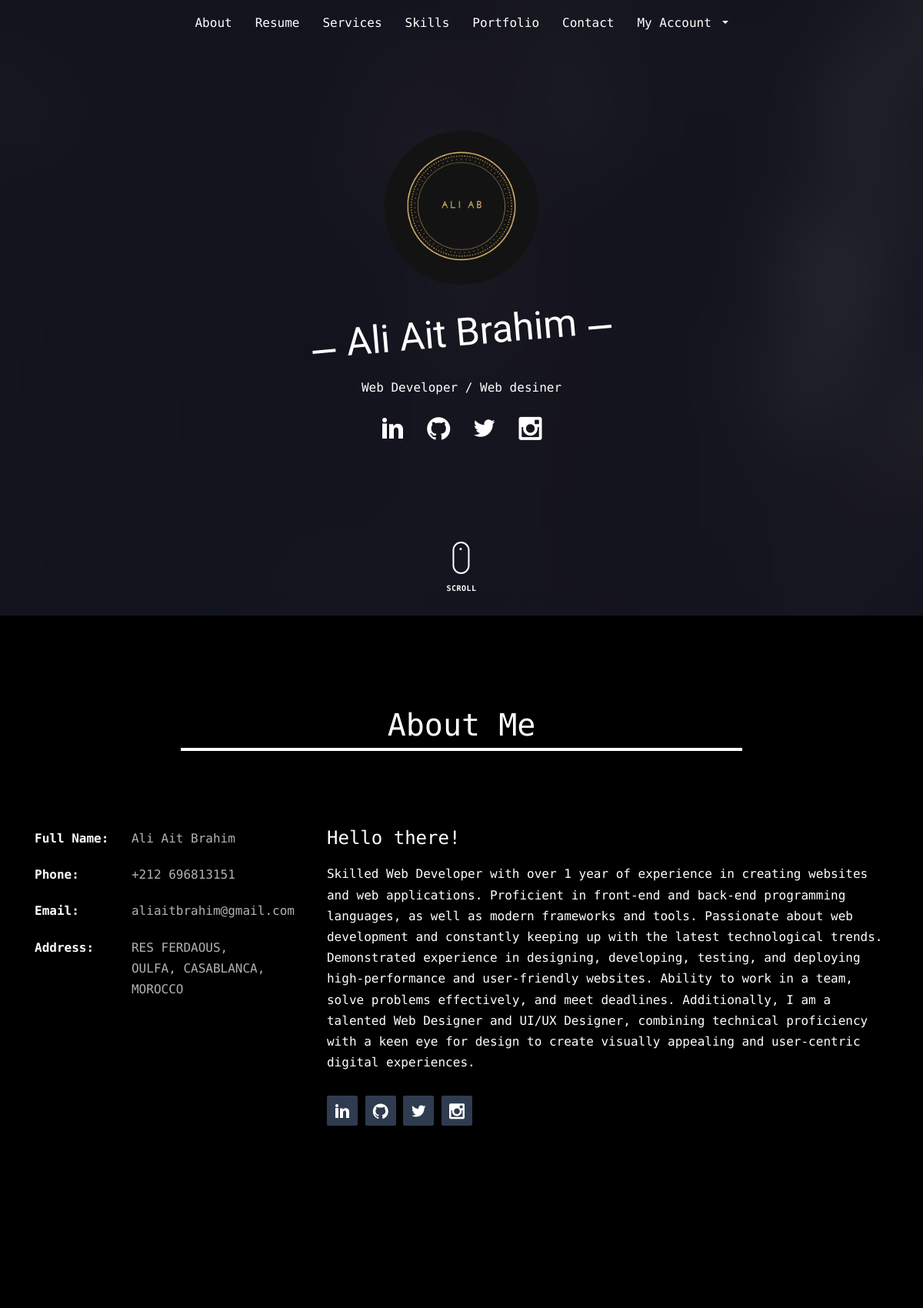
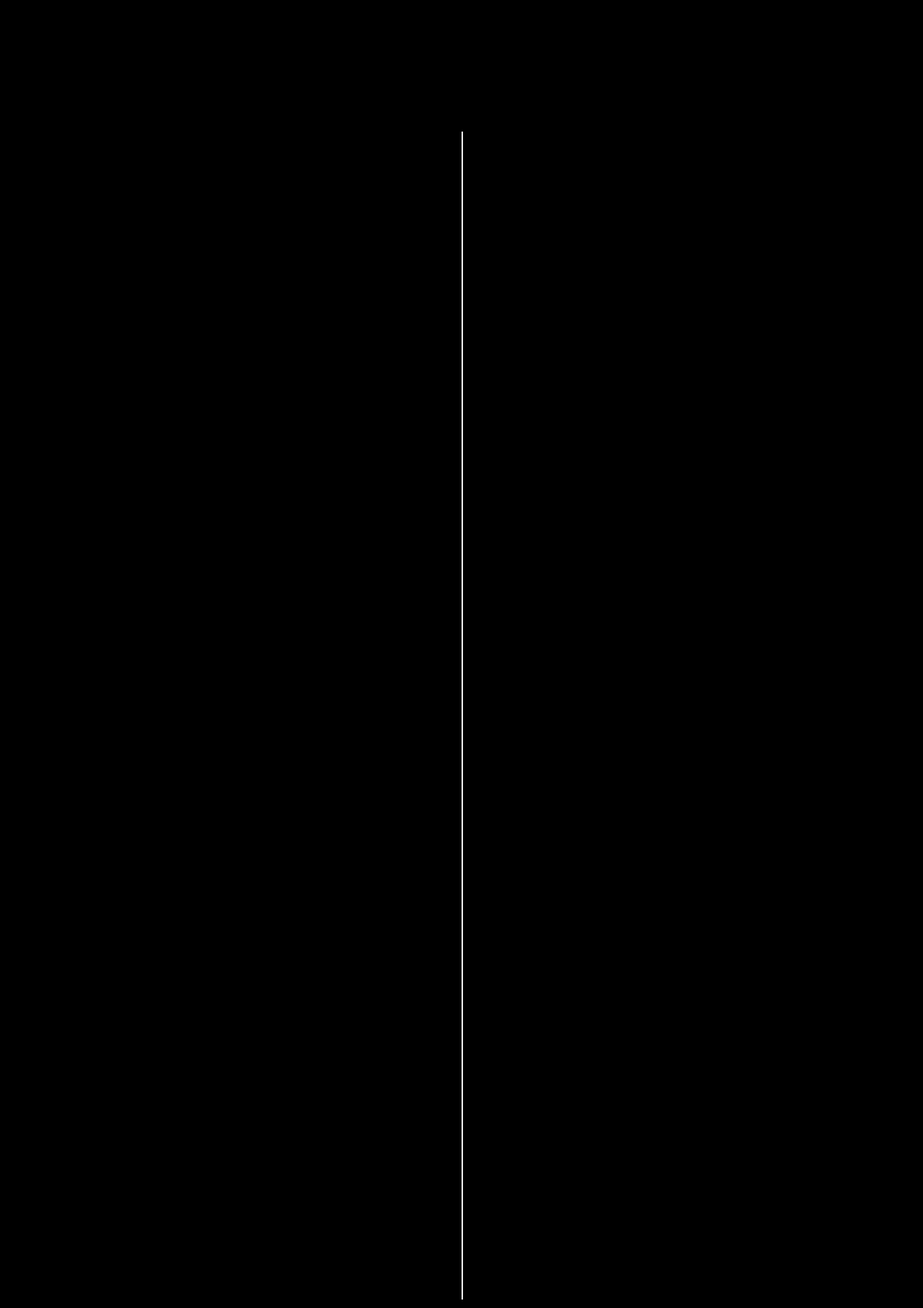
Screenshot of /home (signed in, upper part) with the database file from the repository (2 pictures, top to bottom).
### website/models.py (models this page shows, shortened)
class User(db.Model, UserMixin):
    id = db.Column(db.Integer, primary_key=True)
    fullname = db.Column(db.String(25), nullable=False)
    username = db.Column(db.String(25), unique=True, nullable=False)
    email = db.Column(db.String(125), unique=True, nullable=False)
    password = db.Column(db.String(60), nullable=False)
    profile = db.relationship('Profile', backref='user', uselist=False)
    experiences = db.relationship('Experience', backref='author', lazy=True)
    educations = db.relationship('Education', backref='author', lazy=True)
    services = db.relationship('Service', backref='author', lazy=True)
    skills = db.relationship('Skill', backref='author', lazy=True)
    projects = db.relationship('Project', backref='author', lazy=True)

### website/routes.py (the view)
@app.route("/")
@app.route("/home")
def home():
    if current_user.is_authenticated:
        user_id = current_user.id
        experiences = Experience.query.filter_by(user_id=user_id).all()
        educations = Education.query.filter_by(user_id=user_id).all()
        services = Service.query.filter_by(user_id=user_id).all()
        skills = Skill.query.filter_by(user_id=user_id).all()
        projects = Project.query.filter_by(user_id=user_id).all()
    else:
        experiences = []
        educations = []
        services = []
        skills = []
        projects = []
    return render_template("home.html", profiles=profiles, experiences=experiences, educations=educations, services=services, skills=skills, projects=projects, links=links)

### website/models.py (called while the page is built)
@login_manager.user_loader
def load_user(user_id):
    return User.query.get(int(user_id))

### website/templates/home.html (shortened to what this page needs)
{% extends "base.html" %}
{% block content %}
<div class="d-flex flex-column min-vh-100">
    <div id="page">
        <header id="fh5co-header" class="fh5co-cover js-fullheight" role="banner" style="background-image: url('{{ url_for('static', filename='images/cover_bg_3.jpg') }}');" data-stellar-background-ratio="0.5">
            <nav class="navbar navbar-expand-lg navbar-transparent justify-content-center unslate_co--site-nav">
                <ul class="nav cl-navbar">
                    <li class="nav-item">
                        <a class="nav-link timeline-title" aria-current="page" href="#fh5co-about">About</a>
                    </li>
                    <li class="nav-item">
                        <a class="nav-link timeline-title" href="#fh5co-resume">Resume</a>
                    </li>
                    <li class="nav-item">
                        <a class="nav-link timeline-title" href="#fh5co-features">Services</a>
                    </li>
                    <li class="nav-item">
                        <a class="nav-link timeline-title" href="#fh5co-skills">Skills</a>
                    </li>
                    <li class="nav-item">
                        <a class="nav-link timeline-title" href="#fh5co-work">Portfolio</a>
                    </li>
                    <li class="nav-item">
                        <a class="nav-link timeline-title" href="#fh5co-consult">Contact</a>
                    </li>
                    {% if current_user.is_authenticated %}
                    <li class="nav-item dropdown show">
                        <a class="nav-link timeline-title dropdown-toggle" href="#" id="dropdownMenuLink" data-bs-toggle="dropdown" aria-expanded="false">
                            My Account
                        </a>
                    </li>
                    {% endif%}
                </ul>
            </nav>
            <div class="overlay"></div>
            <div class="container">
                <div class="row">
                    <div class="col-md-8 col-md-offset-2 text-center">
                        <div class="display-t js-fullheight">
                            <div class="display-tc js-fullheight animate-box" data-animate-effect="fadeIn">
                                {% for profile in profiles %}
                                <div class="profile-thumb" style="background: url('{{ url_for('static', filename='images/' + profile.image) }}');"></div>
                                <h1><span>{{profile.fullname}}</span></h1>
                                <h3><span>{{profile.jobs}}</span></h3>
                                {% endfor %}
                                <p>
                                    <ul class="fh5co-social-icons">
                                        <ul class="fh5co-social-icons">
                                            {% for link in links %}
                                                <li><a href="{{ link.linkedin }}" target="_blank"><i class="icon-linkedin2"></i></a></li>
                                                <li><a href="{{ link.github }}" target="_blank"><i class="icon-github2"></i></a></li>
                                                <li><a href="{{ link.twitter }}" target="_blank"><i class="icon-twitter2"></i></a></li>
                                                <li><a href="{{ link.instagram }}" target="_blank"><i class="icon-instagram2"></i></a></li>
                                            {% endfor %}
                                        </ul>
                                    </ul>
                                </p>
                            </div>
                        </div>
                    </div>
                </div>
            </div>
            <a href="#fh5co-about" class="mouse-wrap smoothscroll">
                <span class="mouse">
                <span class="scroll"></span>
                </span>
                <span class="mouse-label">Scroll</span>
            </a>
        </header>
        <div id="fh5co-about" class="animate-box section">
            <div class="container">
                <div class="row">
                    <div class="col-md-8 col-md-offset-2 text-center fh5co-heading">
                        <h2>About Me</h2>
                    </div>
                </div>
                <div class="row">
                    <div class="col-md-4">
                        <ul class="info">
                            {% for profile in profiles %}
                            <li><span class="first-block">Full Name:</span><span class="second-block">{{ profile.fullname }}</span></li>
                            <li><span class="first-block">Phone:</span><span class="second-block">{{ profile.phone }}</span></li>
                            <li><span class="first-block">Email:</span><span class="second-block">{{ profile.email }}</span></li>
                            <li><span class="first-block">Address:</span><span class="second-block">{{ profile.address }}</span></li>
                        </ul>
                    </div>
                    <div class="col-md-8">
                        <h3>{{ profile.about_title }}</h3>
                        <p>{{ profile.about_description }}</p>
                        {% endfor %}
                        <ul class="fh5co-social-icons">
                        {% for link in links %}
                            <li><a href="{{ link.linkedin }}" target="_blank"><i class="icon-linkedin2"></i></a></li>
                            <li><a href="{{ link.github }}" target="_blank"><i class="icon-github2"></i></a></li>
                            <li><a href="{{ link.twitter }}" target="_blank"><i class="icon-twitter2"></i></a></li>
                            <li><a href="{{ link.instagram }}" target="_blank"><i class="icon-instagram2"></i></a></li>
                        {% endfor %}
                        </ul>
                    </div>
                </div>
            </div>
        </div>
        <div id="fh5co-resume" class="fh5co-bg-color section">
            <div class="container">
                <div class="row">
                    <div class="col-md-12 col-md-offset-0">
                        <ul class="timeline">
                            <br>
                        </ul>
                    </div>
                </div>
            </div>
        </div>
    </div>
</div>
{% endblock content %}

### website/static/css/icomoon.css (style rules this page uses)
[class^="icon-"], [class*=" icon-"] { font-family: 'icomoon' !important; speak: none; font-style: normal; font-weight: normal; font-variant: normal; text-transform: none; line-height: 1; -webkit-font-smoothing: antialiased; -moz-osx-font-smoothing: grayscale; }
.icon-linkedin2:before { content: "\ea74"; }
.icon-twitter2:before { content: "\ea7d"; }
.icon-instagram2:before { content: "\ec4f"; }
.icon-github2:before { content: "\ec6d"; }

### website/static/css/loginstyle.css (style rules this page uses)
* { margin: 0; padding: 0; box-sizing: border-box; }
body { display: flex; justify-content: flex-start; align-items: center; min-height: 100vh; background: #000; flex-direction: column; }

### rows the page displays
User: fullname "Ali Ait Brahim", jobs "Web Developer / Web desiner", phone "+212 696813151", email "aliaitbrahim@gmail.com", address "RES FERDAOUS, OULFA, CASABLANCA, MOROCCO", about_title "Hello there!", about_description "Skilled Web Developer with over 1 year of experience in creating websites and web applications. Proficient in front-end and back-end programming languages, as well as modern frameworks and tools. Passionate about web development and constantly keeping up with the latest technological trends. Demonstrated experience in designing, developing, testing, and deploying high-performance and user-friendly websites. Ability to work in a team, solve problems effectively, and meet deadlines. Additionally, I am a talented Web Designer and UI/UX Designer, combining technical proficiency with a keen eye for design to create visually appealing and user-centric digital experiences."
